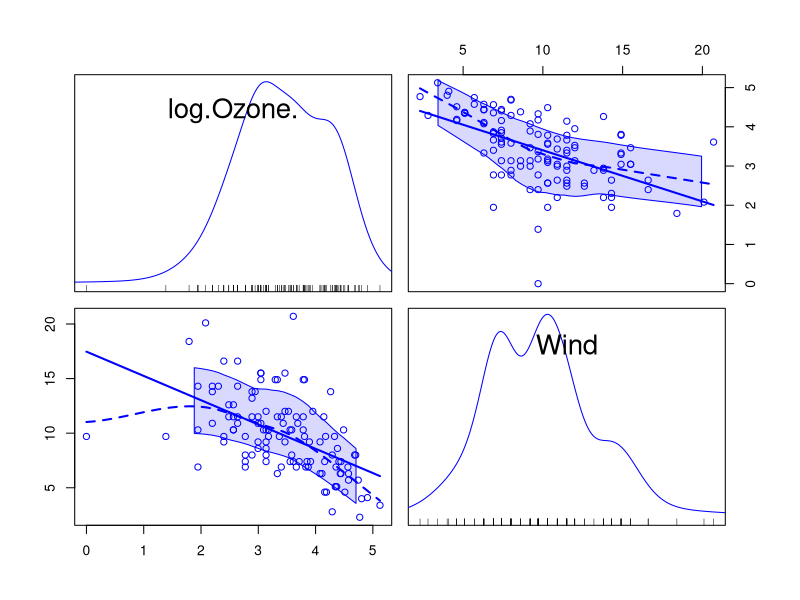
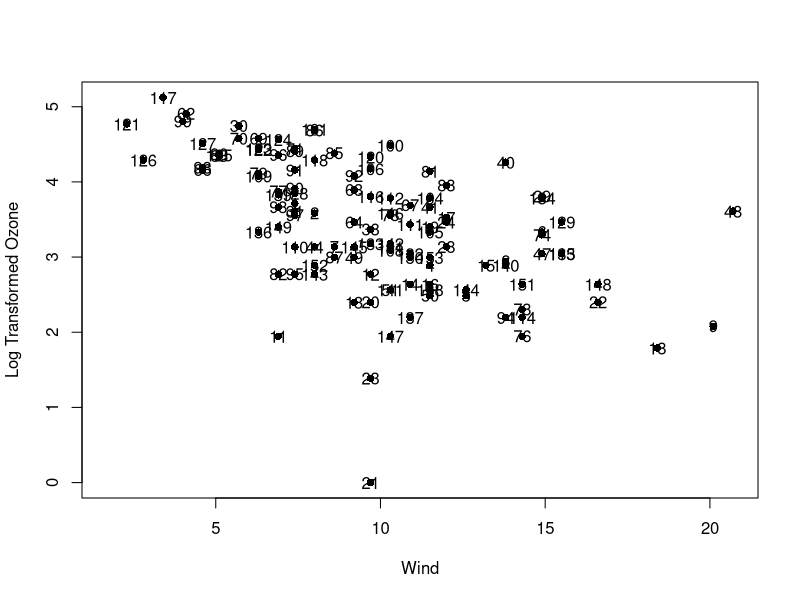

Write R code to recreate these figures, in order. (Note: this script raises an error after producing the figures.)
DVR1=read.csv("DVR1Data.csv")
DVR2=read.csv("DVR2Data.csv")
DVR3=read.csv("DVR3Data.csv")
BodySize=read.csv("BodySize.csv")
install.packages("car")

datTest <- airquality
head(datTest)
str(datTest)

datTest$Month <- factor(datTest$Month)

car::scatterplotMatrix(~log(Ozone) + Wind, diagonal = "histogram", data = datTest)

plot(log(Ozone) ~ Wind, data = datTest, ylab = "Log Transformed Ozone", xlab = "Wind", pch = 16)
text(labels = rownames(datTest), y = log(datTest$Ozone), x = datTest$Wind)

length(unique(datTest$Month))

summarise(group_by(datTest, Month), mean = mean(Ozone, na.rm = TRUE))

xtabs(~Month, data=datTest)


#PACKAGES
install.packages("dplyr")
library(dplyr)

install.packages("tidyverse")
library(tidyverse)

install.packages("ggplot2")
library(ggplot2)

install.packages("gridExtra")
library(gridExtra)




#HONOURS
Merged = merge(DVR1, DVR2, all=TRUE)
DVR = merge(Merged, DVR3, all = TRUE)


#for experimental changes
    DVR.Master = DVR

str(DVR.Master)

#HISTOGRAMS

#Total Distance
hist(DVR.Master$TotalDist)  ;  shapiro.test(DVR.Master$TotalDist)

#Novel Item
hist(log(DVR.Master$NovItem_Freq))  ;  shapiro.test(DVR.Master$NovItem_Freq)
hist(log(DVR.Master$NovItem_Duration)) ;  shapiro.test(DVR.Master$NovItem_Duration)
hist(DVR.Master$NovItem_LatFirst) ;  shapiro.test(DVR.Master$NovItem_LatFirst)

#Novel Zone
hist(log(DVR.Master$NovZone_Freq)) ;  shapiro.test(DVR.Master$NovZone_Freq)
hist((DVR.Master$NovZone_Duration)) ;  shapiro.test(DVR.Master$NovZone_Duration)
hist((DVR.Master$NovZone_LatFirst)) ;  shapiro.test(DVR.Master$NovZone_LatFirst)

#Hide
hist(log(DVR.Master$Hide_Freq)) ;  shapiro.test(DVR.Master$Hide_Freq)
hist((DVR.Master$Hide_Duration)) ;  shapiro.test(DVR.Master$Hide_Duration)
hist(log(DVR.Master$Hide_LatFirst)) ;  shapiro.test(DVR.Master$Hide_LatFirst)

#Social
hist(log(DVR.Master$Social_Freq)) ;  shapiro.test(DVR.Master$Social_Freq)
hist(log(DVR.Master$Social_Duration)) ;  shapiro.test(DVR.Master$Social_Duration)
hist((DVR.Master$Social_LatFirst)) ;  shapiro.test(DVR.Master$Social_LatFirst)
hist(log(DVR.Master$Asocial_Freq)) ;  shapiro.test(DVR.Master$Asocial_Freq)
hist((DVR.Master$Asocial_Duration)) ;  shapiro.test(DVR.Master$Asocial_Duration)
hist(log(DVR.Master$Asocial_LatFirst)) ;  shapiro.test(DVR.Master$Asocial_LatFirst)
##Shapiro test for log transformed data?



#SCATTERPLOT
pairs(DVR.Master[,c(11, 14, 17, 24,30)])    #compares all durations 


#BOXPLOT
p1 <- ggplot(DVR.Master,aes(y = TotalDist, x = factor(Trt))) + geom_boxplot() 
p2 <- ggplot(DVR.Master,aes(y = Hide_Duration, x = factor(Trt))) + geom_boxplot()
p3 <- ggplot(DVR.Master,aes(y = NovItem_Duration, x = factor(Trt))) + geom_boxplot()
p4 <- ggplot(DVR.Master,aes(y = Social_Duration, x = factor(Trt))) + geom_boxplot()
p5 <- ggplot(DVR.Master,aes(y = Hide_Freq, x = factor(Trt))) + geom_boxplot()
p6 <- ggplot(DVR.Master,aes(y = NovZone_LatFirst, x = factor(Trt))) + geom_boxplot()


grid.arrange(p1, p2, p3, p4, p5, p6, nrow = 2, ncol = 3)
grid.arrange(p1, nrow = 2, ncol = 2)
##how to create boxplot with High vs Low but only within certain assays???

#OUTLIERS

DVR.Master$obs <- seq(1:nrow(DVR.Master))

#TotalDist
ggplot(DVR.Master, aes(TotalDist, obs, label = obs)) +
  geom_point(colour = "white") +
  geom_text() +
  geom_vline(aes(xintercept = (mean(DVR.Master$TotalDist, na.rm = T) + (sd(DVR.Master$TotalDist, na.rm = T)*3)), color = "red"))
  #geom_text(data = filter(DVR.Master, TotalDist <= mean(DVR.Master$TotalDist) - sd(DVR.Master$TotalDist)*3), color = "red") +
  #theme_bw()

#Novel Item Frequency
ggplot(DVR.Master, aes(NovItem_Freq, obs, label = obs)) +
  geom_point(colour = "white") +
  geom_text() +
  geom_vline(aes(xintercept = (mean(DVR.Master$NovItem_Freq, na.rm = T) + (sd(DVR.Master$NovItem_Freq, na.rm = T)*3)), color = "red")) +
  geom_vline(aes(xintercept = (mean(DVR.Master$NovItem_Freq, na.rm = T) - (sd(DVR.Master$NovItem_Freq, na.rm = T)*3)), color = "red"))

#Novel Item Duration
ggplot(DVR.Master, aes(NovItem_Duration, obs, label = obs)) +
  geom_point(colour = "white") +
  geom_text() +
  geom_vline(aes(xintercept = (mean(DVR.Master$NovItem_Duration, na.rm = T) + (sd(DVR.Master$NovItem_Duration, na.rm = T)*3)), color = "red")) +
  geom_vline(aes(xintercept = (mean(DVR.Master$NovItem_Duration, na.rm = T) - (sd(DVR.Master$NovItem_Duration, na.rm = T)*3)), color = "red"))


#REMOVING VOID TRIALS
summary(DVR.Master$Arena_Duration)
DVR.Master[is.na(DVR.Master$Arena_Duration),]
is.na(DVR.Master$Arena_Duration)
DVR.Master <- DVR.Master[!is.na(DVR.Master$Arena_Duration),]

#CLEANING DATA
DVR.Master$Results <- NULL   #removes Result column
DVR.Master$Arena_Freq <- NULL   #removes Arena Freq column

install.packages("stringr") 
library(stringr)

str_split_fixed(DVR.Master$ChDate, "_", 2)  #attempt to split ChDate Column
group_by(DVR.Master, LizID)       #tried grouping by same ID
DVR.Master[ ! DVR.Master$Sex %in% c(M), ]     #tried removing M rows
